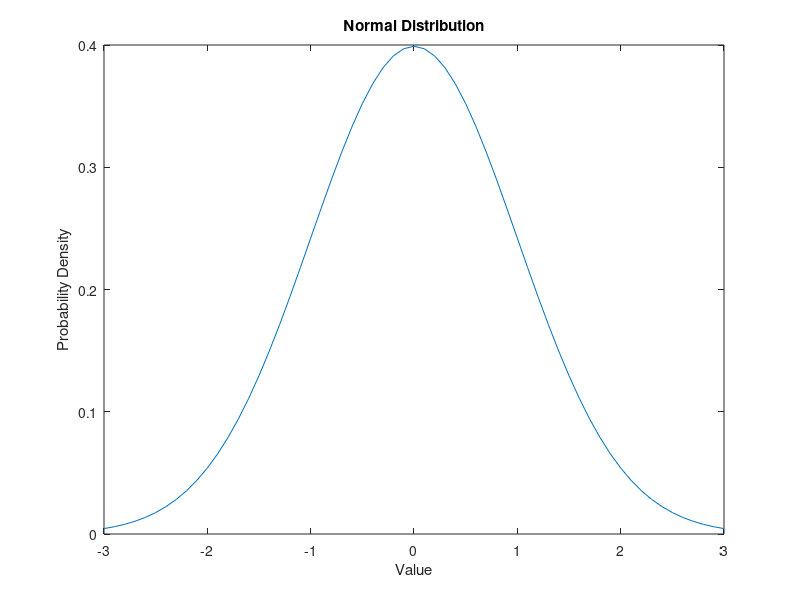

MATLAB code for this plot:
%simulating a normal distribution

clc;
clear all; 
close all;

%parameters for the normal distribution
mu = 0; %Mean
sigma = 1; %Standard Deviation

%Generate value for x within the range [-3*sigma, 3*sigma] with a step size
%of 0.1
x = -3 *sigma : 0.1 : 3*sigma;

%Calculate the probability density function (PDF) of the normal
%distribution
y = normpdf(x, mu, sigma);

%Plotting the normal distribution
plot(x, y);
title('Normal Distribution');
xlabel('Value');
ylabel('Probability Density');

